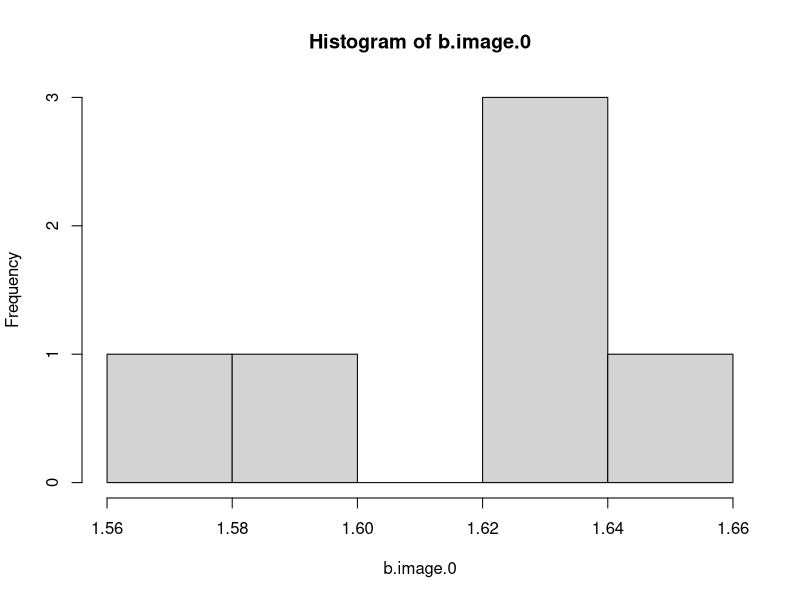
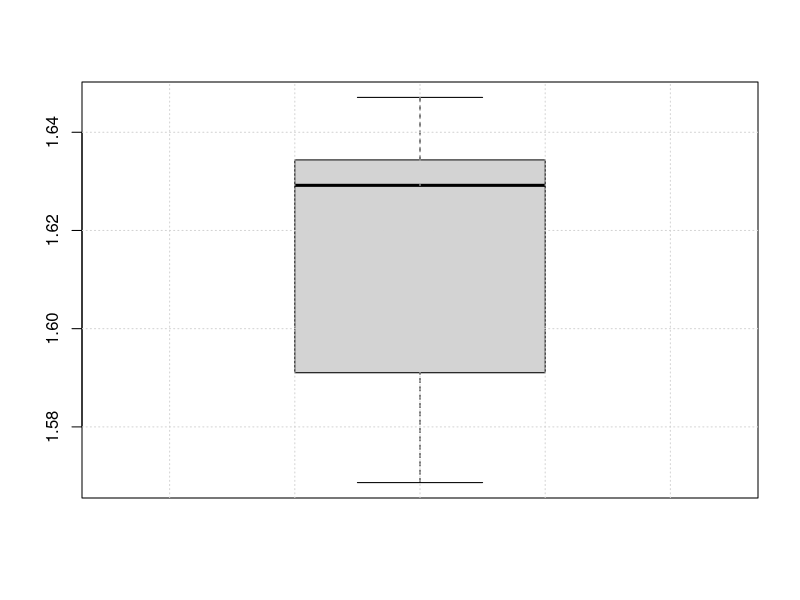
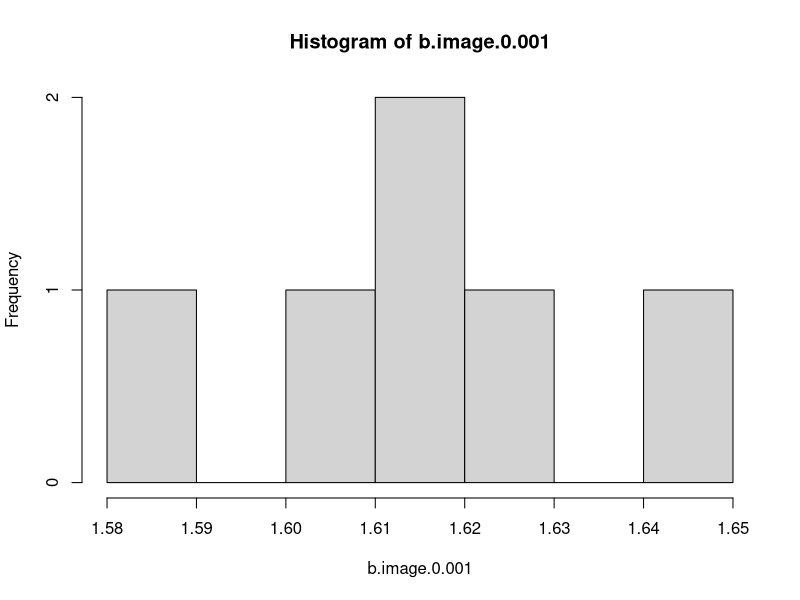
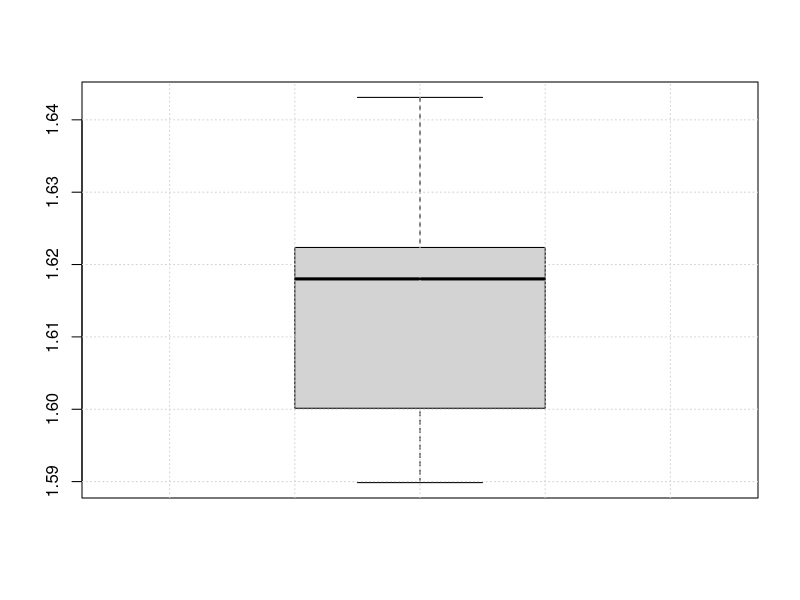
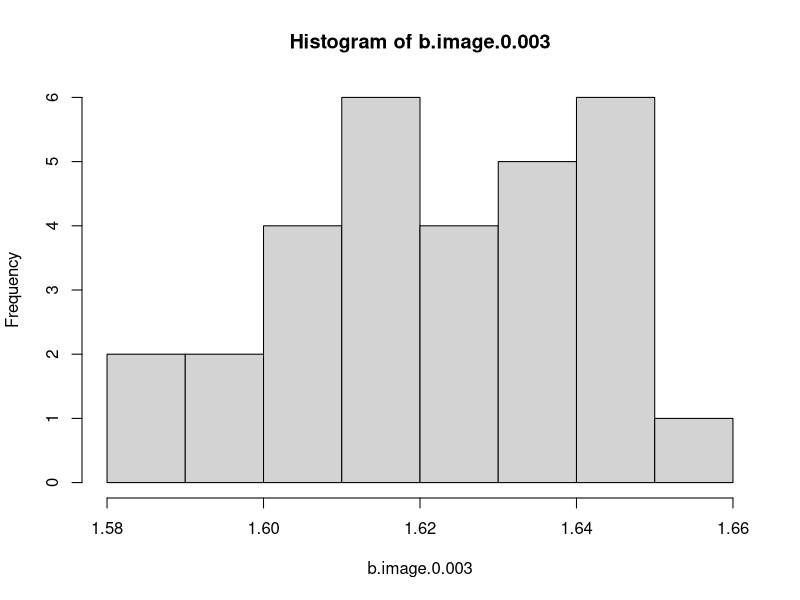
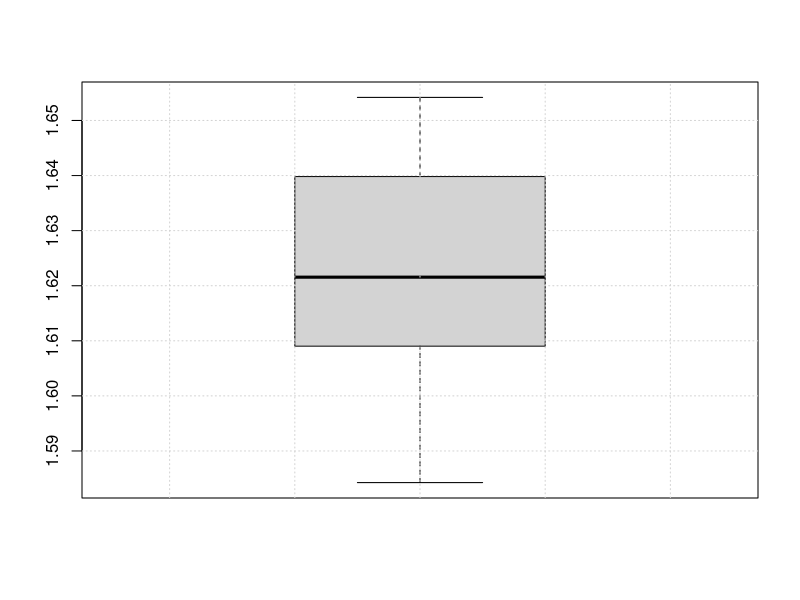
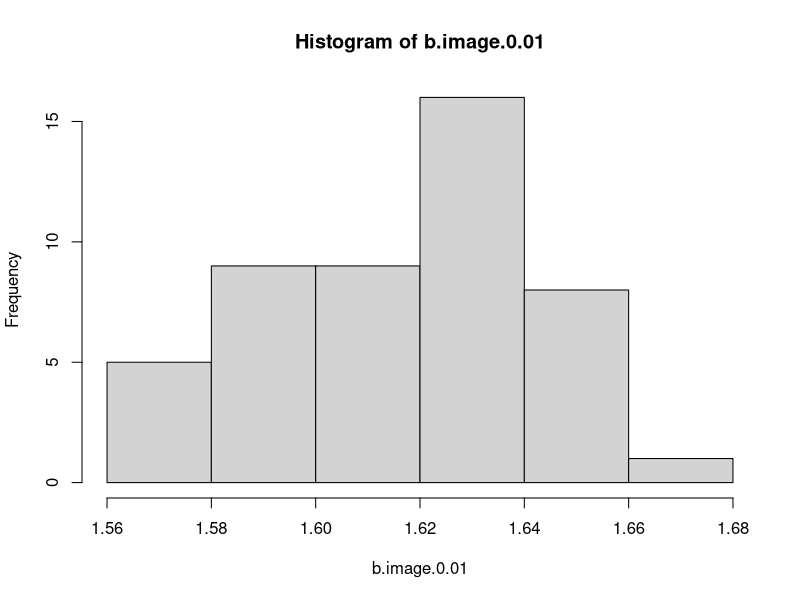
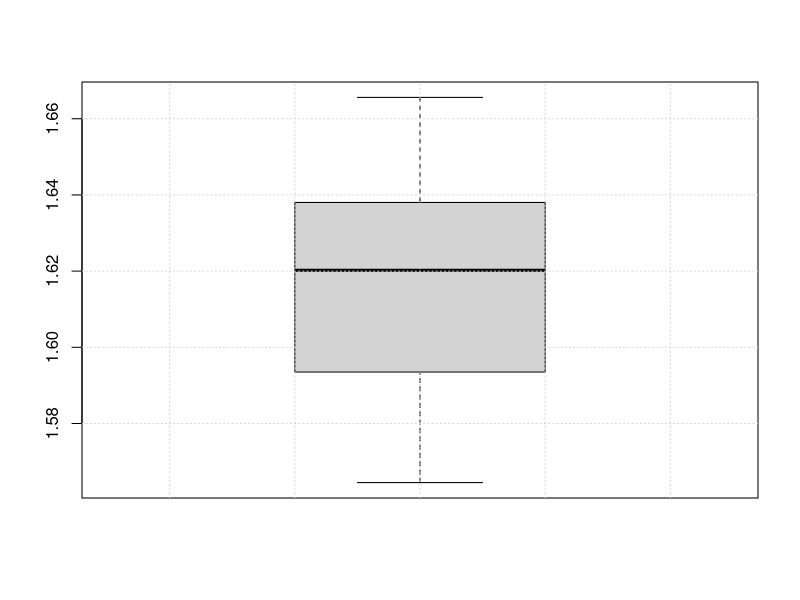

Write R code to recreate these figures, in order.
# sample.mean <- 5
# standard.deviation <- 2
# sample.size <- 20
# error <- qnorm(0.975)*standard.deviation/sqrt(sample.size)
# left <- sample.mean - error
# right <- sample.mean + error
# print(left)
# print(right)

b.image.0 <- c(1.56865620613, 1.62910115719, 1.64710068703, 1.5910282135,
               1.62928700447, 1.6343755722)
print('0"/h') 
print(t.test(b.image.0))
hist(b.image.0)
boxplot(b.image.0)
grid()
# 2.94201016426

b.image.0.001 <- c(1.62235927582, 1.6179497242, 1.58986365795, 1.60013520718,
                   1.61808335781, 1.64310097694)
print('0.001"/h') 
print(t.test(b.image.0.001))
hist(b.image.0.001)
boxplot(b.image.0.001)
grid()
# 2.94201016426

b.image.0.003 <- c(1.58608090878, 1.63203036785, 1.64039599895, 1.64763474464,
                   1.59004700184, 1.61460411549, 1.62534630299, 1.58425807953,
                   1.60708677769, 1.60365045071, 1.63155686855, 1.63857936859,
                   1.64729356766, 1.63981509209, 1.64149534702, 1.64157748222,
                   1.60902523994, 1.61740422249, 1.62247991562, 1.64247918129,
                   1.65418875217, 1.60474789143, 1.62062001228, 1.61229300499,
                   1.62393081188, 1.59496903419, 1.63749086857, 1.61233484745,
                   1.61504781246, 1.61108314991)
print('0.003"/h')  
print(t.test(b.image.0.003))
hist(b.image.0.003)
boxplot(b.image.0.003)
grid()

b.image.0.01 <- c(1.6497117281, 1.58844411373, 1.62974512577, 1.5644865036,
                  1.63846433163, 1.593547225, 1.63585817814, 1.62403154373,
                  1.61639666557, 1.62017869949, 1.65416550636, 1.63774263859,
                  1.60932910442, 1.60377621651, 1.56805098057, 1.59158587456,
                  1.64719867706, 1.60342180729, 1.66559505463, 1.63386523724,
                  1.59346055984, 1.63890552521, 1.59719634056, 1.60864233971,
                  1.6207420826, 1.59108483791, 1.56672596931, 1.63603627682,
                  1.62026262283, 1.61148881912, 1.65518081188, 1.64249515533,
                  1.57331216335, 1.63116788864, 1.61915409565, 1.65409874916,
                  1.63721442223, 1.64115571976, 1.5903441906, 1.57148420811,
                  1.63645040989, 1.60420203209, 1.58998513222, 1.61143839359,
                  1.63165545464, 1.64165103436, 1.58040964603, 1.63828575611)
print('0.01"/h') 
print(t.test(b.image.0.01))
hist(b.image.0.01)
boxplot(b.image.0.01)
grid()

b.image.0.03 <- c(1.61815404892, 1.64094352722)
print('0.03"/h') 
print(t.test(b.image.0.03))
hist(b.image.0.03)
boxplot(b.image.0.03)
grid()

# print('0.1"/h') 
# print(t.test(b.image.0.1))
# hist(b.image.0.1)
# boxplot(b.image.0.1)
# grid()
# 
# b.image.0.3 <- c()
# print('0.3"/h') 
# print(t.test(b.image.0.3))
# hist(b.image.0.3)
# boxplot(b.image.0.3)
# grid()

b.image.1 <- c(1.25971531868, 1.00205099583,0.577174663544,0.72521173954)
print('1"/h') 
print(t.test(b.image.1))
hist(b.image.1)
boxplot(b.image.1)
grid()
